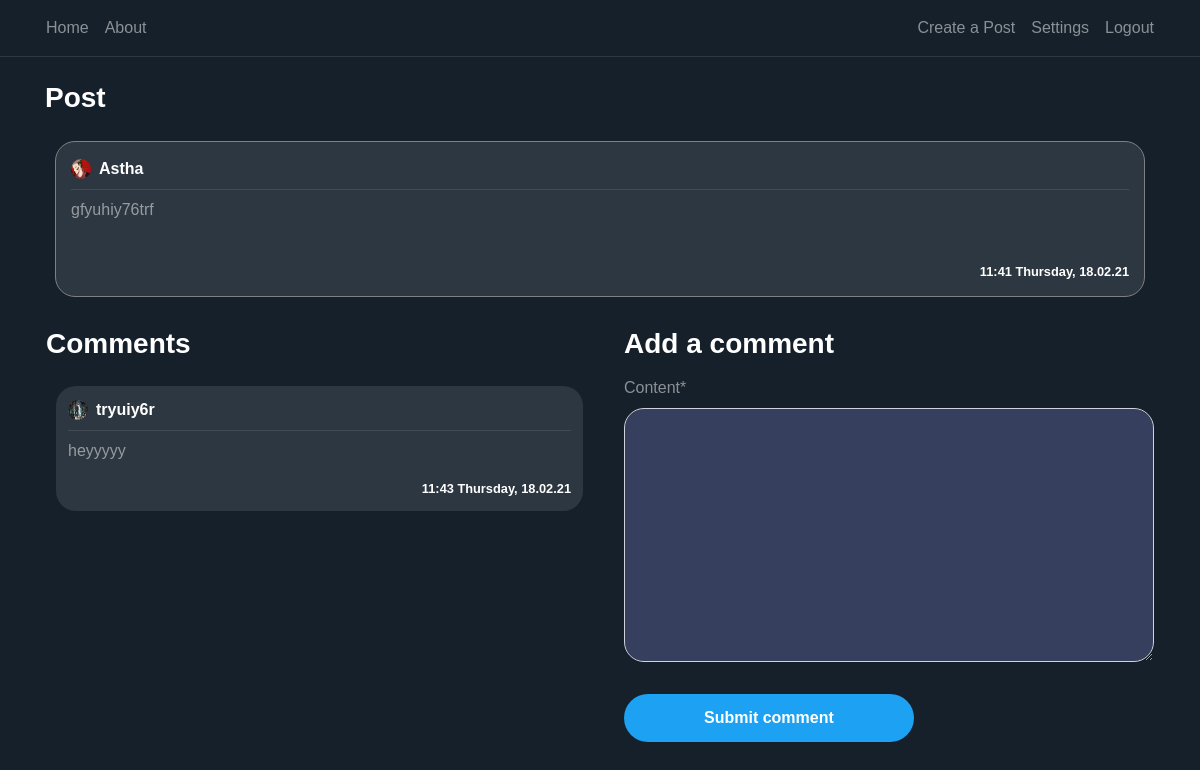
The app's page /post/10/ (signed in) with its own data.
### blog/models.py (models this page shows, shortened)
class Post(models.Model):
    content = models.TextField(max_length=1000)
    pic = models.ImageField(upload_to='blog', blank=True)
    date_posted = models.DateTimeField(default=timezone.now)
    author = models.ForeignKey(User, on_delete=models.CASCADE)
    likes= models.IntegerField(default=0)
    dislikes= models.IntegerField(default=0)

class Comment(models.Model):
    content = models.TextField(max_length=150)
    date_posted = models.DateTimeField(default=timezone.now)
    author = models.ForeignKey(User, on_delete=models.CASCADE)
    post_connected = models.ForeignKey(Post, on_delete=models.CASCADE)

### users/models.py (models this page shows, shortened)
class Profile(models.Model):
    user = models.OneToOneField(User, on_delete=models.CASCADE)
    image = models.ImageField(default='default.png', upload_to='profile_pics')

### blog/views.py (the view)
# urls.py: path('post/<int:pk>/', PostDetailView.as_view(), name='post-detail'),
class PostDetailView(DetailView):
    model = Post
    template_name = 'blog/post_detail.html'
    context_object_name = 'post'
    def get_context_data(self, **kwargs):
        data = super().get_context_data(**kwargs)
        comments_connected = Comment.objects.filter(post_connected=self.get_object()).order_by('-date_posted')
        data['comments'] = comments_connected
        data['form'] = NewCommentForm(instance=self.request.user)
        return data
    def post(self, request, *args, **kwargs):
        new_comment = Comment(content=request.POST.get('content'),
                              author=self.request.user,
                              post_connected=self.get_object())
        new_comment.save()
        return self.get(self, request, *args, **kwargs)

### blog/forms.py
class NewCommentForm(forms.ModelForm):
    class Meta:
        model = Comment
        fields = ['content']

### blog/templates/blog/post_detail.html (shortened to what this page needs)
{% extends "blog/base.html" %}
{% load static %}
{% load crispy_forms_tags %}
{% block content %}
<div class="container">
    <h3 class="white-important mb-3">
        Post
    </h3>
   <article class="media content-section">
        <div style="width: 100%; word-break: break-all;" class="hovered-tweet-comment">
            <div class="pb-2 row m-0 " style="width: 100%; margin-right: 0 !important;">
               <div
                       style="padding-left: 0px !important;"
                       class="col-8 no-padding d-flex align-items-center">
                   <img
                       class="rounded-circle mr-2"
                       style="width: 20px; height: 20px;"
                       src="{{ post.author.profile.image.url }}">
                   <a class="mr-2 white-important" href="{% url 'user-posts' post.author %}">
                       {{ post.author }}
                   </a>
               </div>
               <div class="col-4 d-flex flex-row-reverse no-padding align-items-center"
                    style="padding-right: 0 !important;">
               </div>
           </div>
            <div
                    class="mb-2 "
                    style="width: 100%; height: 1px; background-color: rgba(255, 255, 255, 0.1)"></div>
            <a style="color: rgba(255, 255, 255, 0.5) !important;">
                <p>
                    {{ post.content }}
                </p>
                <small
                    class="white-important d-flex full-width flex-row-reverse">
                    {{ post.date_posted | date:"H:i l, d.m.y" }}
                </small>
            </a>
        </div>
   </article>
    <div class="row pl-3">
        <div class="col-12 col-md-6 pl-0">
         <h3 class="white-important mb-3">
             Comments
         </h3>
        {% for comment in comments %}
            <article class="media content-section">
                <div style="width: 100%; word-break: break-all;" class="hovered-tweet-comment-in">
                <div class="pb-2 row m-0" style="width: 100%; margin-right: 0 !important;">
                   <div
                           style="padding-left: 0px !important;"
                           class="col-8 no-padding d-flex align-items-center">
                       <img
                           class="rounded-circle mr-2"
                           style="width: 20px; height: 20px;"
                           src="{{ comment.author.profile.image.url }}">
                       <a class="mr-2 white-important" href="{% url 'user-posts' comment.author.username %}">
                           {{ comment.author }}
                       </a>
                   </div>
               </div>
                <div
                        class="mb-2"
                        style="width: 100%; height: 1px; background-color: rgba(255, 255, 255, 0.1)"></div>
                <a style="color: rgba(255, 255, 255, 0.5) !important;">
                    <p>
                        {{ comment.content }}
                    </p>
                    <small
                        class="white-important d-flex full-width flex-row-reverse">
                        {{ comment.date_posted | date:"H:i l, d.m.y" }}
                    </small>
                </a>
            </div>
            </article>
        {% endfor %}
        </div>
        {% if user is not None %}
            <div class="col-12 col-md-6 pl-0 pl-md-3 pr-3">
                <h3 class="white-important mb-3">
                    Add a comment
                </h3>
                <form method="POST">
                    <fieldset class="form-group">
                        {{ form | crispy }}
                    </fieldset>
                    <div class="form-group">
                        <button class="btn btn-outline-primary" type="submit">Submit comment</button>
                    </div>
                </form>
            </div>
        {% endif %}
    </div>
  </div>
{% endblock content %}

### blog/static/blog/main.css (style rules this page uses)
:root { --muted-color: rgba(255, 255, 255, 0.5); }
body { background: #15202b; color: var(--muted-color); margin-top: 5rem; }
h1, h2, h3, h4, h5, h6 { color: var(--muted-color); }
.content-section { padding: 10px 10px; margin-bottom: 20px; }
.no-padding { padding: 0 !important; }
a { color: white; text-underline: none; text-decoration: none !important; }
article { border-radius: 4px; }
.white-important { color: white; font-weight: bold; }
.full-width { width: 100% }
.btn-outline-primary { border-color: white; color: white !important; padding: 12px 80px 12px 80px; font-weight: bold; background-color: #1da1f2; border:0; border-radius: 25px; }
.form-control { background-color: #36405e !important; color: var(--muted-color) !important; box-shadow: 0 0 0 0 !important; border-radius: 20px !important; }
.hovered-tweet-comment { background-color: #2d3741 !important; padding:15px; border-radius: 20px; border:1px solid grey; }
.hovered-tweet-comment-in { background-color: #2d3741 !important; padding:12px; border-radius: 20px; }

### blog/static/blog/style.css (style rules this page uses)
body { font-family: Arial, Helvetica, sans-serif; height: 100vh; margin: 0; padding: 0; }

### records on screen
Post: author.profile.image (picture), author "Astha", content "gfyuhiy76trf", date_posted "11:41 Thursday, 18.02.21"
Comment: author.profile.image (picture), author "tryuiy6r", content "heyyyyy", date_posted "11:43 Thursday, 18.02.21"
